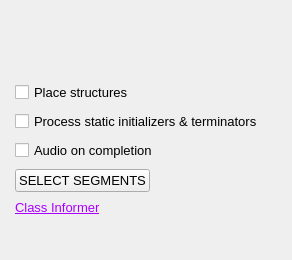
<?xml version="1.0" encoding="UTF-8"?>
<ui version="4.0">
 <class>MainCIDialog</class>
 <widget class="QDialog" name="MainCIDialog">
  <property name="windowTitle">
   <string notr="true">Class Informer</string>
  </property>
  <property name="windowIcon">
   <iconset resource="ClassInformerRes.qrc">
    <normaloff>:/res/icon.png</normaloff>:/res/icon.png</iconset>
  </property>
  <property name="minimumSize">
   <size>
    <width>292</width>
    <height>260</height>
   </size>
  </property>
  <property name="maximumSize">
   <size>
    <width>292</width>
    <height>260</height>
   </size>
  </property>
  <property name="modal">
   <bool>true</bool>
  </property>
  <layout class="QVBoxLayout" name="mainLayout">
   <property name="spacing">
    <number>8</number>
   </property>
   <property name="leftMargin"><number>0</number></property>
   <property name="topMargin"><number>0</number></property>
   <property name="rightMargin"><number>0</number></property>
   <property name="bottomMargin"><number>8</number></property>
   <item>
    <widget class="QLabel" name="image">
     <property name="minimumSize">
      <size>
       <width>292</width>
       <height>74</height>
      </size>
     </property>
     <property name="text">
      <string/>
     </property>
     <property name="textFormat">
      <enum>Qt::PlainText</enum>
     </property>
     <property name="textInteractionFlags">
      <set>Qt::NoTextInteraction</set>
     </property>
    </widget>
   </item>
   <item>
    <layout class="QVBoxLayout" name="optionsLayout">
     <property name="leftMargin"><number>15</number></property>
     <property name="rightMargin"><number>15</number></property>
     <item>
      <widget class="QCheckBox" name="checkBox1">
       <property name="font">
        <font>
         <pointsize>10</pointsize>
        </font>
       </property>
       <property name="text">
        <string>Place structures</string>
       </property>
      </widget>
     </item>
     <item>
      <widget class="QCheckBox" name="checkBox2">
       <property name="font">
        <font>
         <pointsize>10</pointsize>
        </font>
       </property>
       <property name="text">
        <string>Process static initializers &amp;&amp; terminators</string>
       </property>
      </widget>
     </item>
     <item>
      <widget class="QCheckBox" name="checkBox3">
       <property name="font">
        <font>
         <pointsize>10</pointsize>
        </font>
       </property>
       <property name="text">
        <string>Audio on completion</string>
       </property>
      </widget>
     </item>
     <item>
      <widget class="QPushButton" name="pushButton1">
       <property name="font">
        <font>
         <pointsize>10</pointsize>
        </font>
       </property>
       <property name="sizePolicy">
        <sizepolicy hsizetype="Fixed" vsizetype="Fixed">
         <horstretch>0</horstretch>
         <verstretch>0</verstretch>
        </sizepolicy>
       </property>
       <property name="toolTip">
        <string notr="true">&lt;html&gt;&lt;head/&gt;&lt;body&gt;&lt;p&gt;Optionally select wich segments to scan for strings.&lt;/p&gt;&lt;/body&gt;&lt;/html&gt;</string>
       </property>
       <property name="text">
        <string notr="true">SELECT SEGMENTS</string>
       </property>
       <property name="autoDefault">
        <bool>false</bool>
       </property>
      </widget>
     </item>
     <item>
      <widget class="QLabel" name="linkLabel">
       <property name="font">
        <font>
         <pointsize>10</pointsize>
        </font>
       </property>
       <property name="text">
        <string>&lt;a href=&quot;https://github.com/kweatherman/IDA_ClassInformer_PlugIn&quot; style=&quot;color:#AA00FF;&quot;&gt;Class Informer&lt;/a&gt;</string>
       </property>
       <property name="textFormat">
        <enum>Qt::AutoText</enum>
       </property>
       <property name="openExternalLinks">
        <bool>true</bool>
       </property>
      </widget>
     </item>
    </layout>
   </item>
   <item>
    <spacer name="verticalSpacer">
     <property name="orientation">
      <enum>Qt::Vertical</enum>
     </property>
     <property name="sizeHint" stdset="0">
      <size>
       <width>0</width>
       <height>0</height>
      </size>
     </property>
    </spacer>
   </item>
   <item>
    <widget class="QDialogButtonBox" name="buttonBox">
     <property name="orientation">
      <enum>Qt::Horizontal</enum>
     </property>
     <property name="standardButtons">
      <set>QDialogButtonBox::NoButton</set>
     </property>
     <property name="centerButtons">
      <bool>false</bool>
     </property>
    </widget>
   </item>
  </layout>
 </widget>
 <resources>
  <include location="ClassInformerRes.qrc"/>
 </resources>
 <connections>
  <connection>
   <sender>buttonBox</sender>
   <signal>accepted()</signal>
   <receiver>MainCIDialog</receiver>
   <slot>accept()</slot>
   <hints>
    <hint type="sourcelabel">
     <x>248</x>
     <y>254</y>
    </hint>
    <hint type="destinationlabel">
     <x>157</x>
     <y>274</y>
    </hint>
   </hints>
  </connection>
  <connection>
   <sender>buttonBox</sender>
   <signal>rejected()</signal>
   <receiver>MainCIDialog</receiver>
   <slot>reject()</slot>
   <hints>
    <hint type="sourcelabel">
     <x>316</x>
     <y>260</y>
    </hint>
    <hint type="destinationlabel">
     <x>286</x>
     <y>274</y>
    </hint>
   </hints>
  </connection>
  <connection>
   <sender>pushButton1</sender>
   <signal>pressed()</signal>
   <receiver>MainCIDialog</receiver>
   <slot>segmentSelect()</slot>
   <hints>
    <hint type="sourcelabel">
     <x>79</x>
     <y>228</y>
    </hint>
    <hint type="destinationlabel">
     <x>145</x>
     <y>169</y>
    </hint>
   </hints>
  </connection>
 </connections>
 <slots>
  <slot>segmentSelect()</slot>
 </slots>
</ui>
